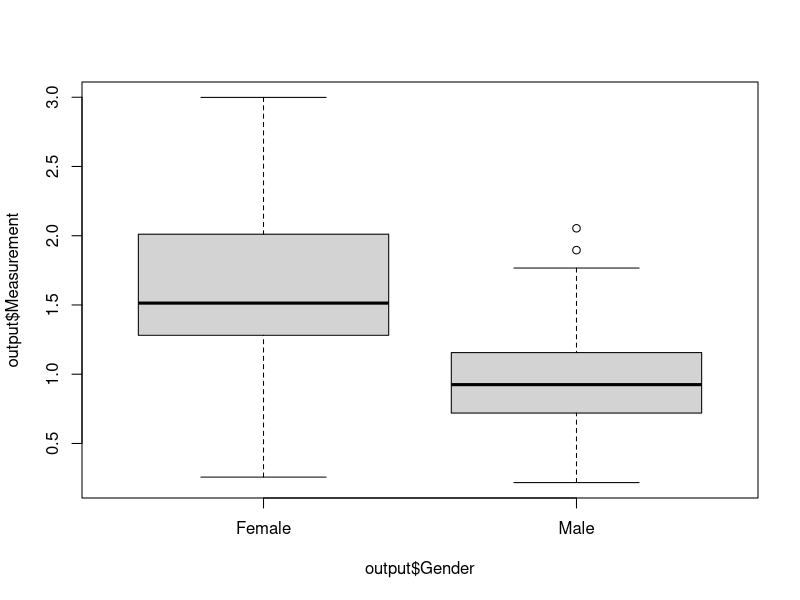

Here is the R script that generated this plot: (Note: this script raises an error after producing the figure.)
library(boot)
library(lme4)
library(arm)
library(msm)
library(nlme)
library(plyr) #plyr needs to be loaded before dplyr to avoid conflicts
library(dplyr)

set.seed(seed = 42)

P = 48; S = 10; R = 2; meanMale = 1; meanFemale = 1.5; 
CVgFemale = 30; CVi = 10; CVa = 5; CVgMale = 30

Subject <- rep(1:P, each = S * R)
nGender = P*S*R/2
# nMale = P-nFemale
Gender <- c(rep("Female", nGender), rep("Male", nGender))
Time <- rep(1:S, each = R, times = P)
Replicate <- rep(1:R, each = 1, times = P * S)

femaleValues = rep(meanFemale*rtnorm(P/2,1,CVgFemale/100, 1-3*CVgFemale/100, 1+3*CVgFemale/100), each = S*R)
maleValues = rep(meanMale*rtnorm(P/2,1,CVgMale/100, 1-3*CVgMale/100, 1+3*CVgMale/100), each = S*R)

mean(femaleValues)
mean(maleValues)


value1 <- c(femaleValues,maleValues)
value2 <- rep(rtnorm(S*P,1,CVi/100, 1-3*CVi/100, 1+3*CVi/100), each = R)
value3 <- rep(rtnorm(P*S*R,1,CVa/100, 1-3*CVa/100, 1+3*CVa/100), each = 1)

Measurement <- value1 * value2 * value3

output <- (data.frame(Subject, Gender, Time, Replicate, Measurement))
output$Subject <- as.factor(output$Subject)
output$Time <- as.factor(output$Time)
output$Replicate <- as.factor(output$Replicate)
output$Measurement = as.numeric(formatC(output$Measurement, format = "f"))

head(output)

boxplot(output$Measurement ~ output$Gender)
mean = aggregate(output[, "Measurement"], list(output$Gender), mean)
sd = aggregate(output[, "Measurement"], list(output$Gender), sd)

mean
sd
round(((sd$x/mean$x)*100),2)

write.table(output, "~/Documents/Studies/BiologicalVariation/Rcodes/example_data.txt", quote = F, row.names = F, sep = "\t")





test.data<-create.nested.data(P = 24, S = 10, R = 2, pop.mean = 100, CVg = 30, CVi = 10, CVa = 5)
head(test.data)

write.table(output, "~/Documents/Studies/BiologicalVariation/Rcodes//example_data.txt", quote = F, row.names = F, sep = "\t")

inputdata = test.data

normalise.nested.data <- function(inputdata){
  tmp <- inputdata %>%
    group_by(Subject, Time) %>%
    mutate(replicate.count = n(), sample.sum = sum(Measurement, na.rm = TRUE))
  
  output <- tmp %>%
    group_by(Subject) %>%
    mutate(subject_mean = sum(sample.sum, na.rm =
                                TRUE)/sum(replicate.count, na.rm = TRUE),
           normalised_measurment = Measurement / subject_mean)
  return(output)
}


normalise.nested.data(test.data)


test.data$Subject <- as.factor(test.data$Subject)
test.data$Sample <- as.factor(test.data$Sample)
test.data$Replicate <- as.factor(test.data$Replicate)
test.data <- test.data[with(test.data, order(Subject, Sample,Replicate)), ]
head(test.data)
test.data <- na.omit(test.data)

testdatafile<-normalise.nested.data(test.data)
head(testdatafile)

cv.formula <- normalised_measurment ~ (1|Subject) + (1|Subject:Sample)
sd.formula <- measurment ~ (1|Subject) + (1|Subject:Sample)

mod1<-lmer(data=testdatafile, REML = TRUE, cv.formula)
display(mod1)
ci.model <- confint(mod1)


create.new.dataset.indices<-function(inputdata, indices){
  output <- {}
  for(i in 1:length(indices)){
    tmp<-subset(inputdata, inputdata[["Subject"]] == indices[i])
    tmp$Subject<-i
    output<-rbind(output,tmp)
  }
  return(output)
}


bootstrap.nested.data <- function(inputdata){
  #these nested samples are used to find the variance, and re-sampled
  # from the indices from the bootstrap samples
  
  anova_bootstrap_nested <- function(formula, data, indices) {
    d <- create.new.dataset.indices(inputdata, indices)
    mod<-lmer(data = d, formula)
    return(sigma.hat(mod)$sigma$'Subject:Sample')
  }
  
  
  anova_bootstrap <- function(formula, data, indices) {
    d <- create.new.dataset.indices(inputdata, indices)
    mod<-lmer(data = d, formula)
    #we resample from the indices for each resampled dataset for the
    # nested sampling important to use the correct subject number throught
    nested <- boot(indices, statistic=anova_bootstrap_nested, R=N,
                   formula = formula)
    return(c(sigma.hat(mod)$sigma$'Subject:Sample', var(nested$t)))
  }
  
  n.cores <- 32; B<- 1999; N<-999;
  
  results <- boot(unique(inputdata$Subject), statistic=anova_bootstrap,
                  R=B,
                  formula = cv.formula, parallel = "multicore", ncpus =
                    n.cores)
  return(results)
}
